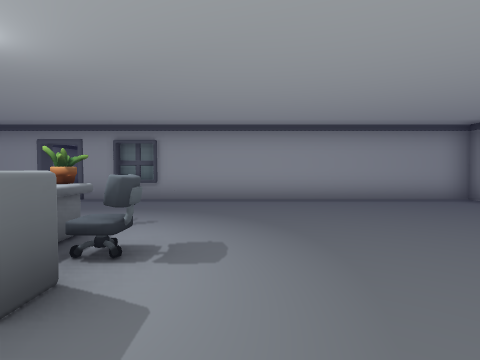
View 1 (above)

20 first-person views from a walk through a Unity game level. The camera is 1.4 m above the floor, tilts 2° down and sees 80° across. Doors are open. The floor is counted in squares, 1.8 m on a side. Each view is taken from the middle of a square. On the plan, view 1 faces up. The plan holds only what a view shows up to about 10 squares ahead; the rest is blank. The place goes on beyond the plan. The player character is not drawn. Some animated figures are left out. Some surface patterns are stand-ins.

View 2
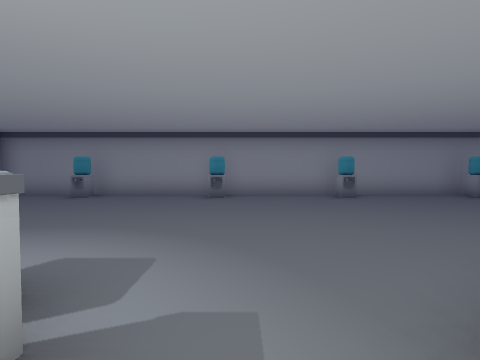

View 3
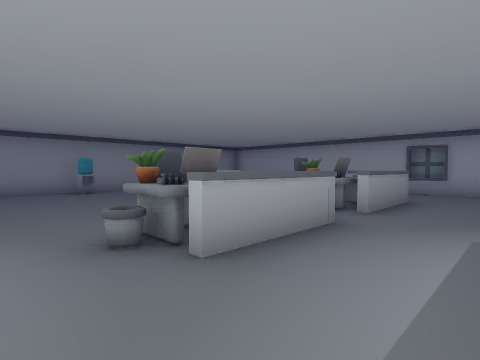

View 4
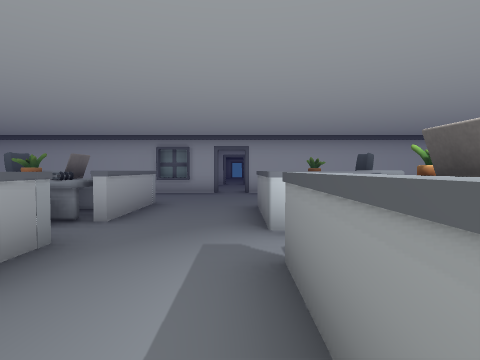

View 5
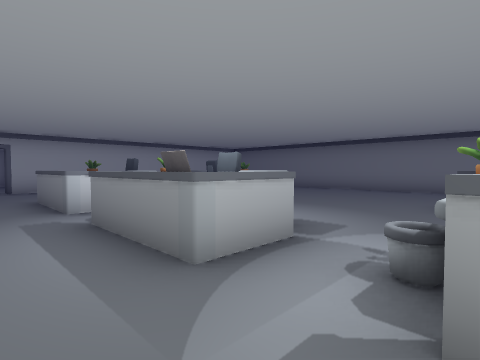

View 6
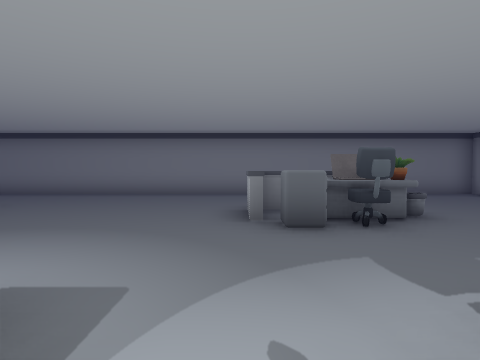

View 7
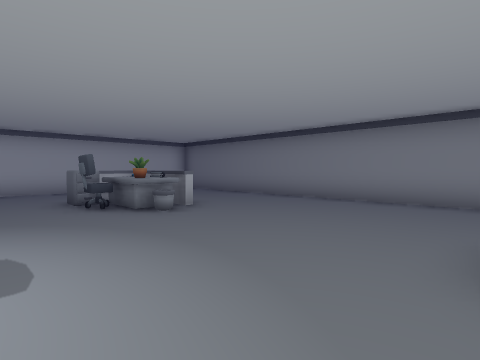

View 8
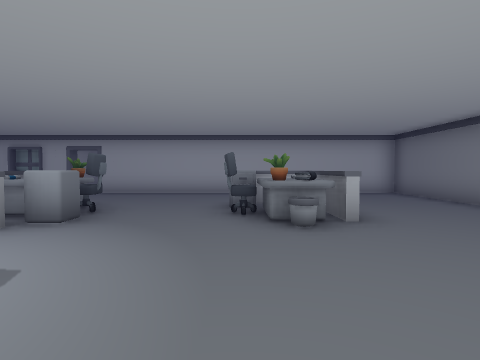

View 9
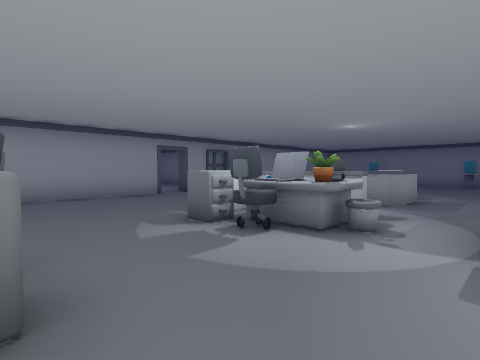

View 10
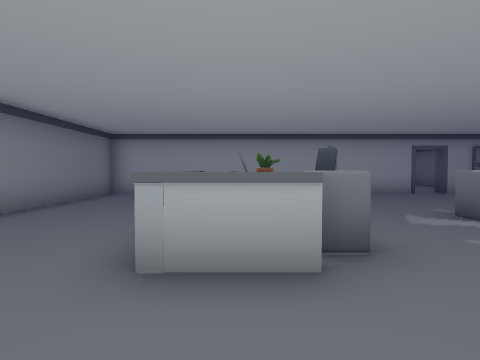

View 11
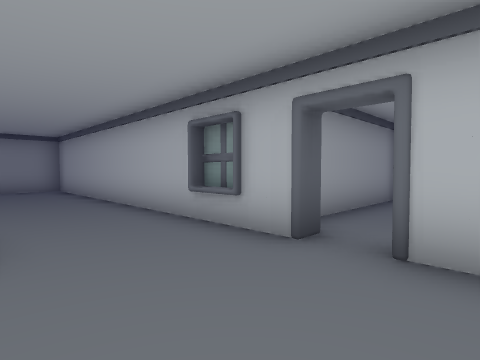

View 12
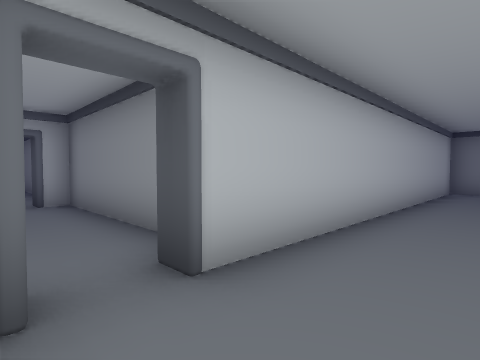

View 13
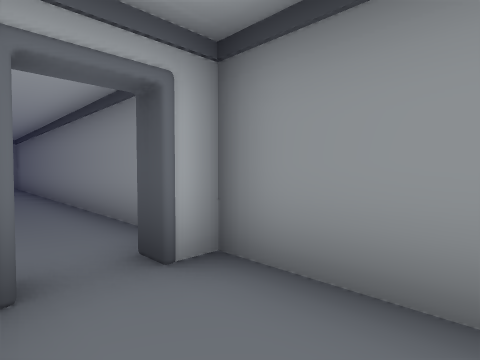

View 14
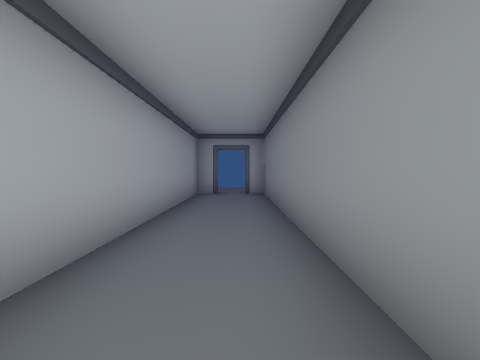

View 15
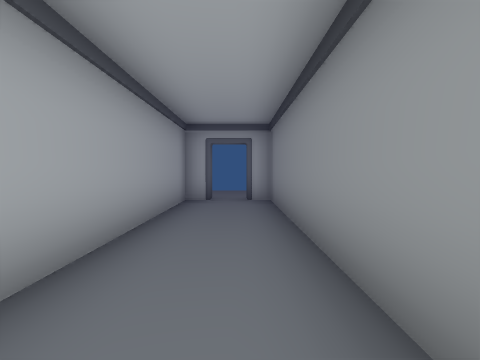

View 16
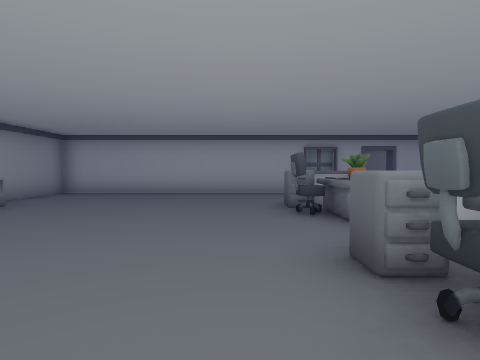

View 17
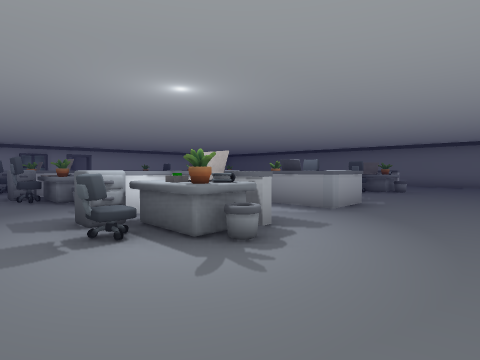

View 18
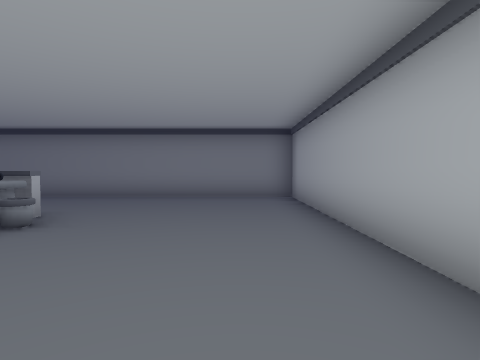

View 19
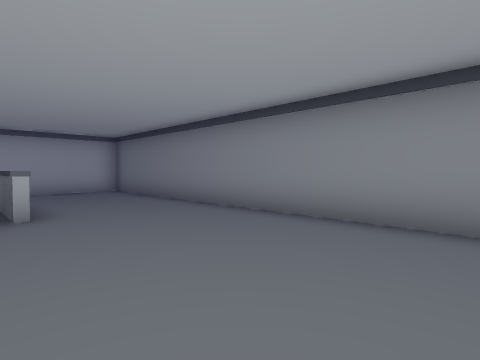

View 20
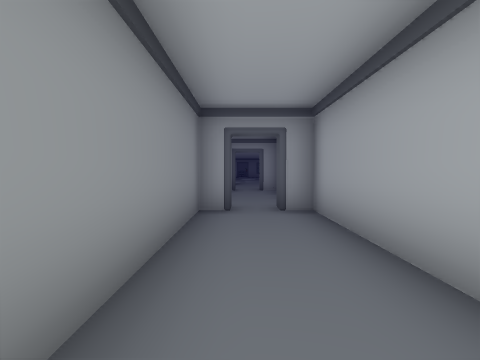

### Floor plan
Points are (right, up) in squares from view 1. A wall is a line through its corners. A room is listed if a view was taken in it or the views show most of it. See-through windows are left out.
Room 1 (views 1, 2, 3, 4, 5, 6, 7, 8, 9, 10, 11, 12, 16, 17, 18, 19)
walls: (-6.9, -0.9) (-5.4, -0.9) (-5.4, -1.5); (-2.6, 0.9) (-3.2, 0.9) (-3.2, 1.5); (-3, 1.6) (-3, 1.1) (-2.4, 1.1); (-5.6, 2.5) (-5.6, 3); (-2.6, -3.8) (-1.6, -3.8); (-3, -4.1) (-3, -3.4); (-5.9, -4.7) (-5.4, -4.7) (-5.4, -5.5); (-6.9, -4.7) (-6, -4.7); (-6.9, 3.3) (-5.4, 3.3) (-5.4, 2.5); (-5.2, 7.5) (-15.3, 7.5) (-15.3, -10.7) (-5.2, -10.7); (-3.2, 7.5) (-4.2, 7.5) (-4.2, 8); (-2.2, 7.7) (-3.2, 7.7); (-4.2, -10.7) (6, -10.7) (6, 7.5) (-2.6, 7.5); (-3.3, -10.9) (-2.3, -10.9)
ways out: open door at (-4.5, -11) to room 2; open door at (-4.5, 8)
objects: desk (-11, -7) to (-11, -6); other object (-11, -5); desk (-11, 1); laptop (-11, 2); other object (-11, 3); cabinet (-10, -7); chair (-10, -6); cabinet (-10, 1); chair (-10, 2); chair (-8, -6); other object (-8, -2); cabinet (-7, -6); chair (-7, -2); other object (-7, 1); cabinet (-7, 2); desk (-6, -7) to (-6, -6); laptop (-6, -3) to (-6, -2); desk (-6, 1) to (-6, 2); desk (-3, -7) to (-3, -6); desk (-3, -3) to (-2, -1); laptop (-3, 2) to (-3, 3); cabinet (-2, -7) to (-1, -7); laptop (-2, -6); other object (-2, -5); laptop (-2, -3); other object (-2, -2); cabinet (-2, 1) to (-2, 2); other object (-2, 3); desk (-2, 4); chair (-1, -6); cabinet (-1, -3); chair (-1, -2); chair (-1, 3); other object (5, -7); other object (5, -3); other object (5, 1); other object (5, 4)
Room 2 (view 13)
walls: (-5.8, -12.3) (-5.8, -16.1) (-5.2, -16.1); (-3.6, -16.1) (-3.6, -12.3)
ways out: open door at (-4.5, -11) to room 1; open door at (-4.5, -16) to room 3
Room 3 (views 14, 15, 20)
walls: (-5.2, -16.5) (-5.8, -16.5) (-5.8, -28.4) (-5.1, -28.4); (-4.1, -28.4) (-3.6, -28.4) (-3.6, -16.5) (-4.3, -16.5)
ways out: open door at (-4.5, -16) to room 2

Where each view was taken, in squares from view 1:
view 1: 0 up, 0 right, facing up
view 2: 0 up, 3 left, facing right
view 3: 0 up, 5 left, facing down-right
view 4: 1 down, 5 left, facing down
view 5: 1 up, 4 left, facing down-left
view 6: 0 up, 6 left, facing left
view 7: 0 up, 8 left, facing down-left
view 8: 1 down, 10 left, facing down
view 9: 1 down, 10 left, facing up-right
view 10: 2 down, 11 left, facing up
view 11: 8 down, 6 left, facing down-right
view 12: 9 down, 4 left, facing down-left
view 13: 14 down, 4 left, facing down-left
view 14: 19 down, 5 left, facing down
view 15: 21 down, 5 left, facing down
view 16: 1 down, 0 right, facing down
view 17: 6 up, 0 right, facing down-left
view 18: 6 up, 7 left, facing left
view 19: 0 up, 11 left, facing down-left
view 20: 22 down, 5 left, facing up
